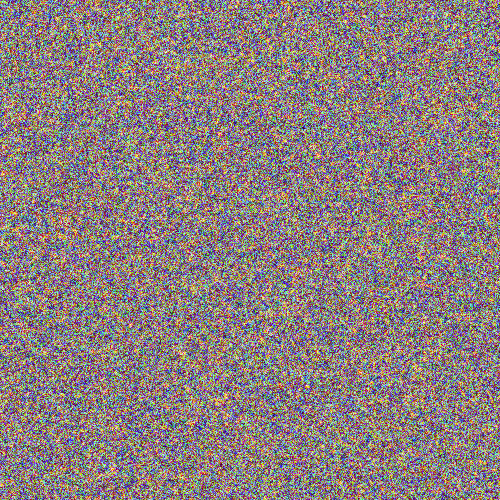
Frame 1 (no input)
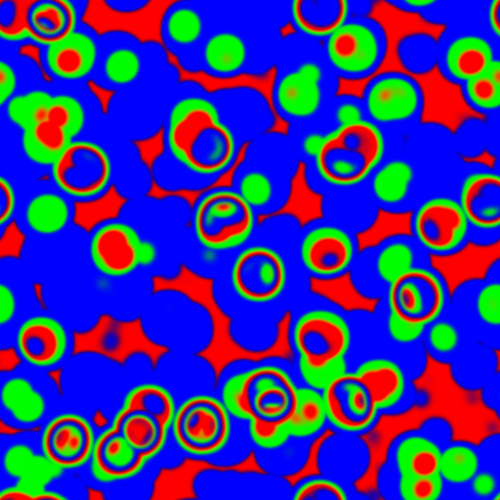
Frame 60 (the mouse pressed at the canvas centre just before this capture)
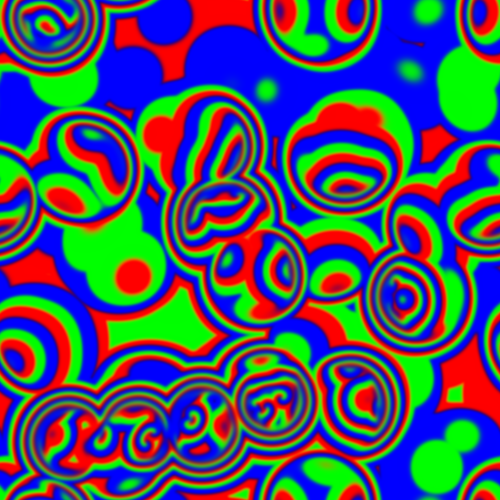
Frame 120 (the mouse held since frame 60 and released just before this capture)

The Processing sketch that drew these frames (run headless with seeded random() and noise(); from frame 60 on, the mouse is pressed at the canvas centre):

// Processing sketch: IdealiziedBelousovZhabotinski
// ── IdealiziedBelousovZhabotinski.pde
/*

Belousov-Zhabotinsky Reaction
[an interactive version]

In this sketch, the Belousov-Zhabotinsky chemical reaction 
pattern is implemented by means of two-dimensional totalistic 
cellular automaton. 

This example uses a range 1, 20-color  totalistic cellular automaton 
with rule number 1350851716507335422, but a wide number of rules around 
this one produce similar patterns.

Observing the pattern formation, two different spatial structures can arise: 
concentric waves and spiral waves. The two different patterns depend on 
the initial conditions and represent a clear example of multiple modes of 
self-organization.

RULE NUMBER 1350851716507335422


REFERENCES:
https://en.wikipedia.org/wiki/Belousov%E2%80%93Zhabotinsky_reaction
http://discovery.ucl.ac.uk/17241/1/17241.pdf

@author  Vladimir V. KUCHINOV
@email   helloworld@vkuchinov.co.uk

*/

BZ reaction;

void setup(){
 
     size(500, 500);
     noSmooth();
     
     reaction = new BZ();
     
}

void draw(){ reaction.update(); reaction.draw(); }

// ── BZ.pde
class BZ{
  
      PImage bitmap;
      float [][][] a, b, c;
      int p = 0, q = 1;
  
      BZ(){
        
      colorMode(RGB, 1.0);
      
      bitmap = createImage(width, height, RGB);
      a = new float [width][height][2];
      b = new float [width][height][2];
      c = new float [width][height][2];
       
      for (int x = 0; x < width; x++) {
          for (int y = 0; y < height; y++) {
            
          a[x][y][p] = random(0.0,1.0);
          b[x][y][p] = random(0.0,1.0);
          c[x][y][p] = random(0.0,1.0);
          bitmap.set(x, y, color(a[x][y][p], b[x][y][p], c[x][y][p]));
      
          }
      }
  
      }
     
      void update(){
        
          for (int x = 0; x < width; x++){
              for (int y = 0; y < height; y++){
                
              float a1 = 0.0;
              float b1 = 0.0;
              float c1 = 0.0;
              
              for (int i = x - 1; i <= x+1; i++) {
                  for (int j = y - 1; j <= y+1; j++) {
                    
                  a1 += a[(i+width)%width][(j+height)%height][p];
                  b1 += b[(i+width)%width][(j+height)%height][p];
                  c1 += c[(i+width)%width][(j+height)%height][p];
                  
                  }
              }
          
              a1 /= 9.0;
              b1 /= 9.0;
              c1 /= 9.0;
              
              float mina = constrain(a1 + a1 * (1.2 * b1 - c1), 0, 1);
              float minb = constrain(b1 + b1 * (c1 - 1.2 * a1), 0, 1);
              float minc = constrain(c1 + c1 * (a1 - b1), 0, 1);
              
              float maxa = constrain(a1 + a1 * (b1 - c1), 0, 1);
              float maxb = constrain(b1 + b1 * (c1 - a1), 0, 1);
              float maxc = constrain(c1 + c1 * (a1 - b1), 0, 1);
  
              
              a[x][y][q] = map(mouseX, 0, width, mina, maxa);
              b[x][y][q] = map(mouseX, 0, width, minb, maxb);
              c[x][y][q] = map(mouseX, 0, width, minc, maxc);
      
              bitmap.set(x, y, color(a[x][y][q], b[x][y][p], c[x][y][p]));
              
              }
              
          }
          
          if (p == 0) { p = 1; q = 0; } else { p = 0; q = 1; }
        
      }
      
      void draw(){ image(bitmap, 0, 0); } 
  
}
